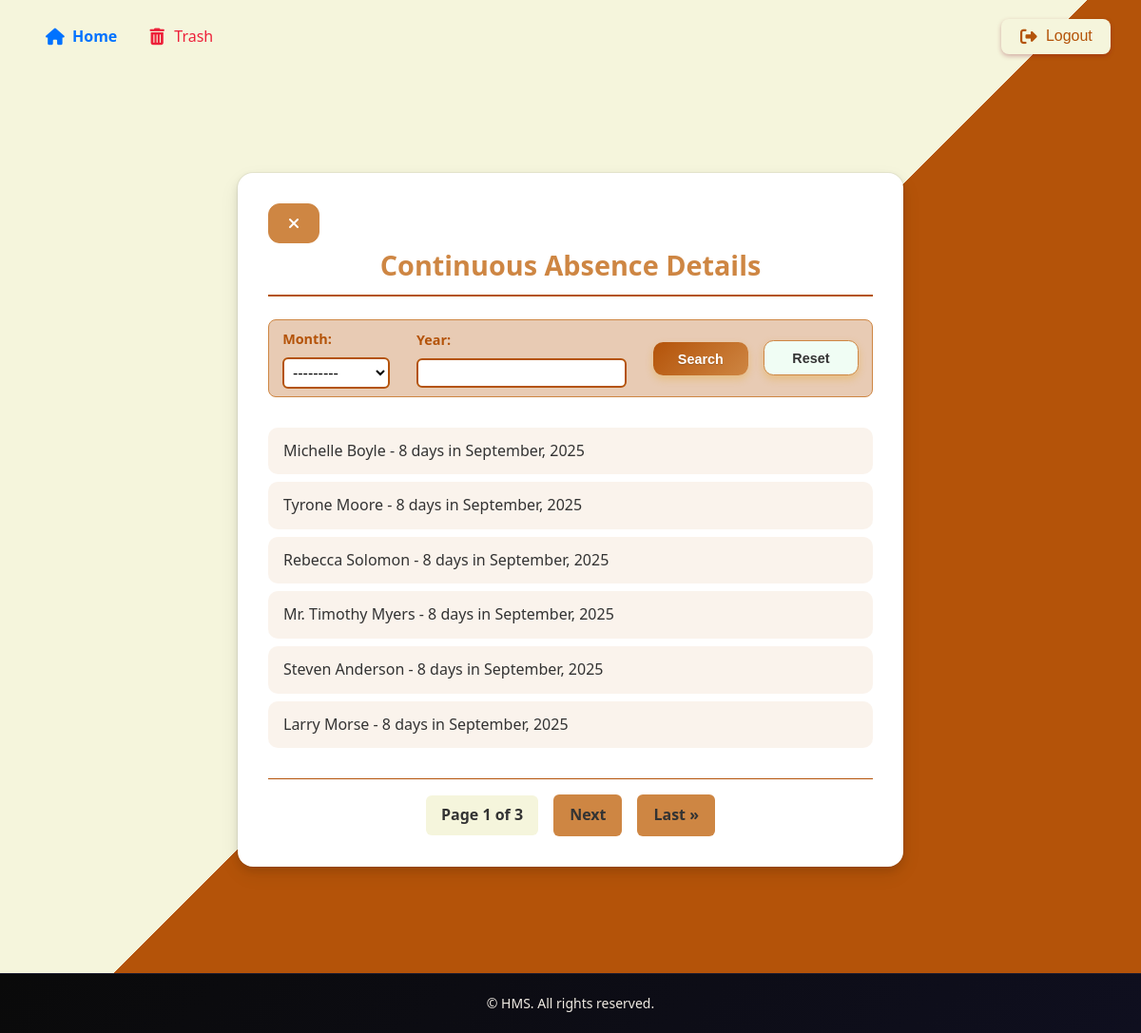
The app's page /streak (signed in) with its own data.
### hostel/models.py (models this page shows, shortened)
class ContinuousAbsence(models.Model):
    bill_id = models.ForeignKey(MessBill,on_delete=models.CASCADE)
    name = models.ForeignKey(Student,on_delete=models.CASCADE)
    streak = models.IntegerField()
    MONTH_CHOICES = [
        ('January', 'January'),
        ('February', 'February'),
        ('March', 'March'),
        ('April', 'April'),
        ('May', 'May'),
        ('June', 'June'),
        ('July', 'July'),
        ('August', 'August'),
        ('September', 'September'),
        ('October', 'October'),
        ('November', 'November'),
        ('December', 'December'),
    ]
    month = models.CharField(max_length=20,choices=MONTH_CHOICES)
    year = models.IntegerField()
    class Meta:
        unique_together =  ['name','month','year']

class Student(models.Model):
    admn_no = models.PositiveIntegerField(unique=True)
    name = models.CharField(max_length=50)
    pgm = models.ForeignKey(Programme, on_delete=models.CASCADE)
    dob = models.DateField()
    email = models.EmailField()
    photo = models.ImageField(upload_to="images/", blank=True, null=True)
    contact_regex = RegexValidator(regex=r'^\d{10}$',message="Contact number must be a 10-digit number.")
    contact = models.CharField(validators=[contact_regex], max_length=10)  # Using CharField for contact with max length 10
    date_joined = models.DateField(auto_now_add=True)
    CATEGORY_CHOICES = [
        ('GENERAL', 'GENERAL'),
        ('OBC', 'OBC'),
        ('OEC', 'OEC'),
        ('SC', 'SC'),
        ('ST', 'ST'),
    ]
    category = models.CharField(max_length=20, choices=CATEGORY_CHOICES, default='GENERAL')
    EGRANTZ_CHOICES = [
        (True, 'Yes'),
        (False, 'No'),
    ]
    E_Grantz = models.BooleanField(choices=EGRANTZ_CHOICES)
    def __str__(self):
        return self.name

### hostel/views.py (the view)
# urls.py: path('streak',views.streak,name='streak'),
@login_required()
def streak(request):
    try:
        streak_filter = streakFilter(request.GET, queryset=ContinuousAbsence.objects.all().select_related('name').order_by('-id'))
        streak_list = streak_filter.qs
        paginator = Paginator(streak_list, 6)
        page_number = request.GET.get('page')
        page_obj = paginator.get_page(page_number)
        query_params = request.GET.copy()
        if 'page' in query_params:
            query_params.pop('page')
        return render(request, "hostel/streak.html", {'filter': streak_filter, 'page_obj': page_obj, 'query_params': query_params})
    except Exception:
        return render(request, 'hostel/error.html')

### hostel/context_processors.py (called while the page is built)
def group_processor(request):
    if request.user.is_authenticated:
        is_warden_group = request.user.groups.filter(name='warden').exists()
        is_secretary_group = request.user.groups.filter(name='secretary').exists()  # Adjust as needed
    else:
        is_warden_group = False
        is_secretary_group = False
    return {
        'is_warden_group': is_warden_group,
        'is_secretary_group': is_secretary_group,
    }

### hostel/templates/hostel/streak.html (shortened to what this page needs)
{% extends 'hostel/base.html' %}
{% load static %}
{% block style %}
<link rel="stylesheet" href="{% static 'styles/streak.css' %}">
{% endblock %}
{% block content %}
<section class="main">
  <div class="main-body">
    <div class="header-links">
      <a href="{% url 'bill_dashboard' %}" class="icon-close" title="Close">
        <i class="fas fa-times"></i>
      </a>
    </div>
    <h1>Continuous Absence Details</h1>
    <div class="filter-wrapper">
      <form method="get" class="filter-form">
        <div class="filter-container">
          <div class="filter-group">
            <label for="id_month">Month:</label>
            {{ filter.form.month }}
          </div>
          <div class="filter-group">
            <label for="id_year">Year:</label>
            {{ filter.form.year }}
          </div>
          <div class="filter-actions">
            <button type="submit" class="btn primary">Search</button>
            <button type="reset" class="btn secondary" onclick="resetFilters()">Reset</button>
          </div>
        </div>
      </form>
    </div>
    {% if page_obj %}
    <div class="streak-container">
      <ul class="streak-list">
      {% for streak in page_obj %}
        <li class="streak-item">{{ streak.name}} - {{ streak.streak }} days in {{ streak.month }}, {{ streak.year }} </li>
      {% endfor %}
      </ul>
    </div>
    {% else %}
    <div class="no-results">
      <p>No continuous absence records found.</p>
    </div>
    {% endif %}
    {% if page_obj.paginator.num_pages > 1 %}
      <nav class="pagination-nav" aria-label="Pagination Navigation">
        <div class="pagination-controls">
          <span class="pagination-info">Page {{ page_obj.number }} of {{ page_obj.paginator.num_pages }}</span>
          {% if page_obj.has_next %}
            <a href="?page={{ page_obj.next_page_number }}&{{ query_params.urlencode }}" class="pagination-link">Next</a>
            <a href="?page={{ page_obj.paginator.num_pages }}&{{ query_params.urlencode }}" class="pagination-link">Last &raquo;</a>
          {% endif %}
        </div>
      </nav>
    {% endif %}
  </div>
</section>
{% endblock %}

### hostel/static/styles/base.css (style rules this page uses)
* { margin: 0; padding: 0; box-sizing: border-box; }
html, body { height: 100%; }
body { font-family: "Segoe UI", Tahoma, Geneva, Verdana, sans-serif; line-height: 1.6; color: #333; background-color: white; display: flex; flex-direction: column; padding-top: 70px; }

### hostel/static/styles/streak.css (style rules this page uses)
:root { --danger: #dd1818; --border: #d8dadd; --text: #1b263b; --amber:#b45309; --amber-dark: #92400e; --amber-light: #ce8643; --cream: #F5F5DC; --text: #111111; }
body { background: linear-gradient(135deg, var(--cream) 50%, var(--amber) 50%); }
.main { display: flex; justify-content: center; align-items: flex-start; padding: 2rem; margin: 5rem; }
.main-body { background: white; padding: 2rem; border-radius: 16px; box-shadow: 0 4px 8px rgba(0, 0, 0, 0.1), 0 8px 20px rgba(0, 0, 0, 0.08), 0 0 0 1px rgba(0, 0, 0, 0.05); transition: transform 0.2s ease, box-shadow 0.2s ease; width: 100%; max-width: 700px; position: relative; }
.icon-close { display: inline-flex; align-items: center; gap: 0.5rem; padding: 0.75rem 1.25rem; border-radius: 12px; background-color: var(--amber-light); color: white; text-decoration: none; transition: all 0.3s cubic-bezier(0.4, 0, 0.2, 1); border: 1px solid var(--amber-light); font-weight: 500; }
.icon-close i { font-size: 1rem; transition: transform 0.3s ease; }
.main-body h1 { font-size: 1.8rem; margin: 0 0 1.5rem 0; color: var(--amber-light); border-bottom: 2px solid var(--amber); padding-bottom: 0.5rem; text-align: center; }
.filter-wrapper { background: color-mix(in oklab, var(--amber), transparent 70%); padding: 0.5rem; border-radius: 8px; margin-bottom: 2rem; border: 1px solid var(--amber-light); }
.filter-container { display: flex; flex-wrap: wrap; gap: 1rem; align-items: center; justify-content: space-around; border-radius: 5px; }
.filter-group { display: flex; flex-direction: column; }
.filter-group label { color: var(--amber); font-weight: 600; margin-bottom: 0.5rem; font-size: 0.9rem; }
.filter-group select, .filter-group input { padding: 0.3rem; border: 2px solid var(--amber); border-radius: 6px; font-size: 1rem; transition: border-color 0.3s ease; background: white; }
.filter-actions { display: flex; gap: 1rem; align-items: end; }
.btn { padding: 0.6rem 1rem; border-radius: 0.65rem; font-weight: 600; cursor: pointer; border: none; font-size: 0.9rem; text-decoration: none; display: inline-flex; align-items: center; justify-content: center; min-width: 100px; }
.btn.primary { background: linear-gradient(135deg, var(--amber) 0%, var(--amber-light) 100%); color: white; border: none; box-shadow: 0 4px 8px rgba(228, 158, 9, 0.3); text-shadow: 0 1px 1px rgba(0, 0, 0, 0.2); transition: all 0.3s ease; }
.btn.secondary { background: #f0fdf4; color: var(--dark); border: 1px solid var(--amber-light); box-shadow: 0 4px 8px rgba(228, 158, 9, 0.3); }
.streak-list { list-style: none; padding: 0; margin: 0 0 1.5rem 0; }
.streak-item { background: color-mix(in oklab, var(--amber-light), transparent 90%); margin-bottom: 0.5rem; padding: 0.75rem 1rem; border-radius: 10px; font-size: 1rem; display: flex; align-items: center; justify-content: space-between; transition: transform 0.2s ease, box-shadow 0.2s ease; }
.pagination-nav { margin-top: 2rem; padding-top: 1rem; border-top: 1px solid var(--amber); }
.pagination-controls { display: flex; justify-content: center; align-items: center; gap: 1rem; flex-wrap: wrap; }
.pagination-link { padding: 0.5rem 1rem; background: var(--amber-light); color: var(--text-dark); text-decoration: none; border-radius: 6px; font-weight: 600; transition: all 0.3s ease; border: 1px solid transparent; }
.pagination-info { color: var(--dark); font-weight: 600; padding: 0.5rem 1rem; background: var(--cream); border-radius: 6px; }
@media (min-width: 1025px) and (max-width: 1366px) { .main-body { width: 90%; } }

### records on screen
ContinuousAbsence: name "Michelle Boyle", streak "8", month "September", year "2025"
ContinuousAbsence: name "Tyrone Moore", streak "8", month "September", year "2025"
ContinuousAbsence: name "Rebecca Solomon", streak "8", month "September", year "2025"
ContinuousAbsence: name "Mr. Timothy Myers", streak "8", month "September", year "2025"
ContinuousAbsence: name "Steven Anderson", streak "8", month "September", year "2025"
ContinuousAbsence: name "Larry Morse", streak "8", month "September", year "2025"

### other values on screen
{{ page_obj.number }} "1"
{{ page_obj.paginator.num_pages }} "3"
